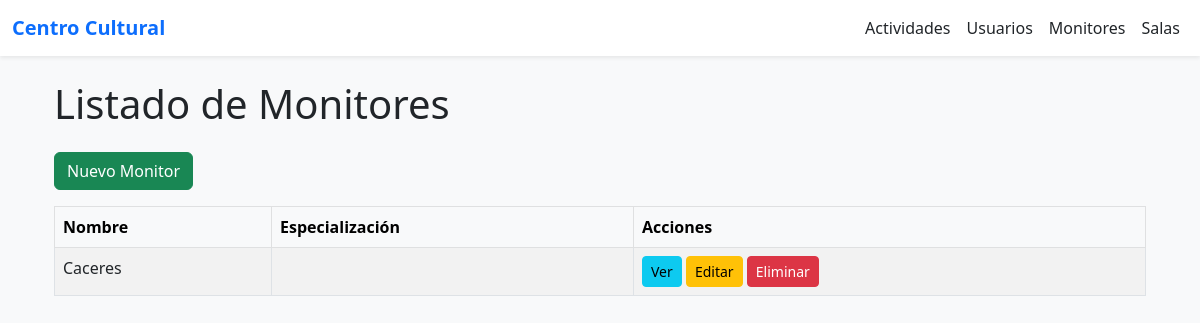
Page /monitores/ on the earlier database version.
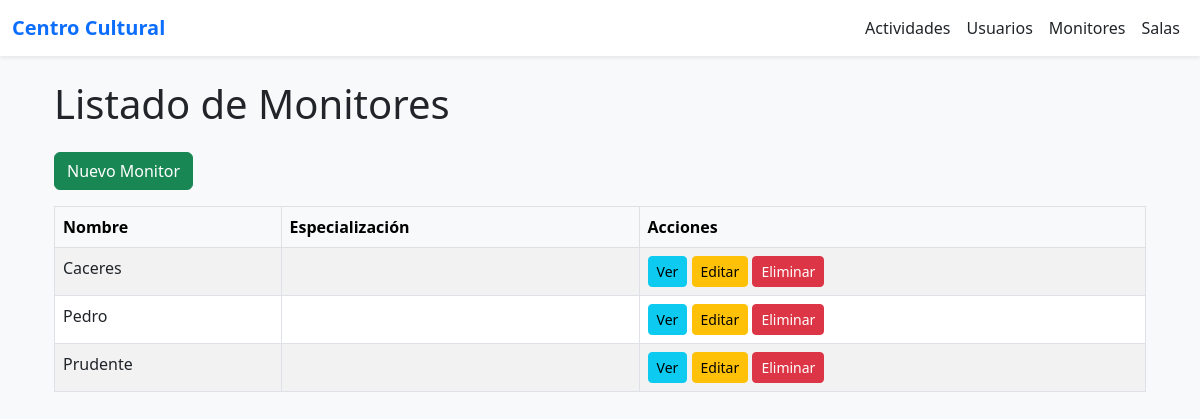
Same page on the later database version.
### app_bbdd/models.py (models this page shows, shortened)
class Monitor(models.Model):
    nombre = models.CharField(max_length=100)
    especializacion = models.CharField(max_length=100)

### app_bbdd/views.py (the view)
# urls.py: path('', views.lista_monitores, name='lista_monitores'),
def lista_monitores(request):
    monitores = Monitor.objects.all()
    return render(request, 'monitores/lista.html', {'monitores': monitores})

### app_bbdd/templates/monitores/lista.html (shortened to what this page needs)
{% extends 'base.html' %}
{% block content %}
<div class="container mt-4">
    <h1 class="mb-4">Listado de Monitores</h1>
    <div class="mb-3">
        <a href="{% url 'crear_monitor' %}" class="btn btn-success">Nuevo Monitor</a>
    </div>
    <table class="table table-striped table-bordered">
        <thead class="table-light">
            <tr>
                <th>Nombre</th>
                <th>Especialización</th>
                <th>Acciones</th>
            </tr>
        </thead>
        <tbody>
            {% for monitor in monitores %}
                <tr>
                    <td>{{ monitor.nombre }}</td>
                    <td>{{ monitor.actividad_set.count }}</td>
                    <td>
                        <a href="{% url 'detalle_monitor' monitor.id %}" class="btn btn-sm btn-info">Ver</a>
                        <a href="{% url 'editar_monitor' monitor.id %}" class="btn btn-sm btn-warning">Editar</a>
                        <a href="{% url 'eliminar_monitor' monitor.id %}" class="btn btn-sm btn-danger">Eliminar</a>
                    </td>
                </tr>
            {% empty %}
                <tr>
                    <td colspan="4" class="text-center">No hay monitores registrados.</td>
                </tr>
            {% endfor %}
        </tbody>
    </table>
</div>
{% endblock %}

Differences in the rows shown:
added Monitor: nombre "Pedro"
added Monitor: nombre "Prudente"
